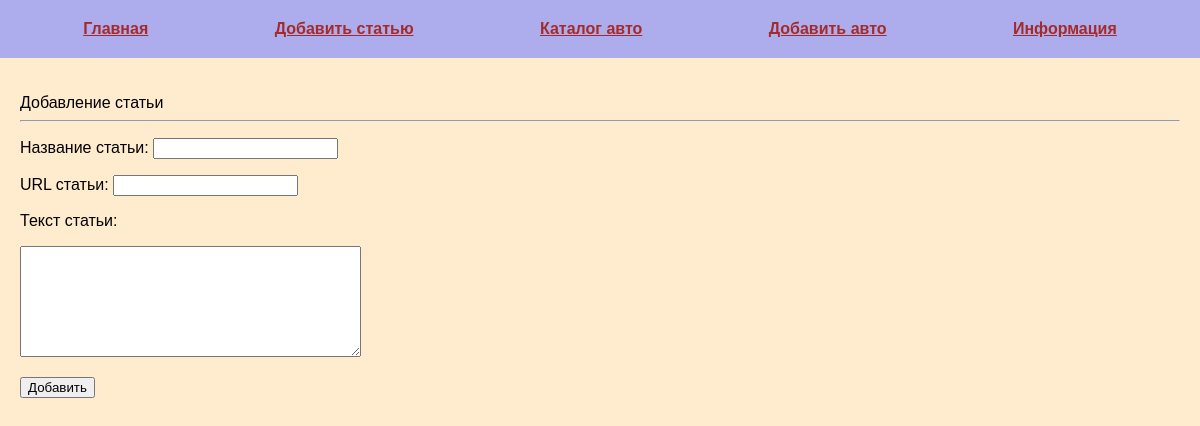
Page /add_post on the committed database.
### tables this page shows
CREATE TABLE mainmenu(
id INTEGER PRIMARY KEY AUTOINCREMENT,
title TEXT NOT NULL,
url TEXT NOT NULL
);

### run_sait.py (the view, shortened to what this page needs)
@app.route("/add_post", methods=["POST", "GET"])
def add_post():
    db = get_db()
    dbase = FDataBase(db)
    return render_template("add_post.html", menu=dbase.get_menu(), title="Добавление статьи")

### FDataBase.py (called while the page is built)
    def get_menu(self):
        sql = "SELECT * FROM mainmenu"
        try:
            self.__cur.execute(sql)
            res = self.__cur.fetchall()
            if res:
                return res
        except IOError:
            print("Ошибка чтения из БД")
        return []

### run_sait.py (called while the page is built)
def connect_db():
    con = sqlite3.connect(app.config['DATABASE'])
    con.row_factory = sqlite3.Row
    return con

def get_db():                       # возвращает активное соединение с БД
    if not hasattr(g, 'link_db'):   # link_db - переменная из g,стандартная запись- проверка на наличие аттрибутов
        g.link_db = connect_db()
    return g.link_db

### templates/add_post.html (shortened to what this page needs)
{% extends 'base.html' %}
{% block content %}
{{ super() }}
<hr>
<form action="{{url_for('add_post')}}" method="post" class="form-contact">
    <p>Название статьи: <input type="text" name="name" required></p>
    <p>URL статьи: <input type="text" name="url" required></p>
    <p>Текст статьи:</p>
    <p><textarea name="post" cols="40" rows="7"></textarea></p>
    <p><input type="submit" value="Добавить"></p>
</form>
{% endblock %}

### templates/base.html (shortened to what this page needs)
<!DOCTYPE html>
<html lang="en">
<head>
    <link rel="stylesheet"  href="{{ url_for('static', filename='css/style.css')}}">
</head>
<body>
{% block content %}
    <ul class="menu">
        {% for m in menu %}
        <li>
            <a href="{{ m.url }}">{{ m.title }}</a>
        </li>
        {% endfor %}
    </ul>
<div class="container">
    <div class="content">
        {{ title }}
    </div>
{% endblock %}
</div>
</body>
</html>

### static/css/style.css (style rules this page uses)
body { background: blanchedalmond; margin: 0; padding: 0; font-family: Verdana, Geneva, Tahoma, sans-serif; }
.menu { display: flex; justify-content: space-around; list-style: none; background: rgb(173, 173, 237); padding: 20px; margin-top: 0 }
.container { max-width: 1200px; margin: 0 auto; padding: 20px; box-sizing: border-box; }
.menu a { font-weight: bold; color: brown; }
ul { list-style: none; padding: 0; }

### rows in the picture
mainmenu: title "Главная"
mainmenu: title "Добавить статью"
mainmenu: title "Каталог авто"
mainmenu: title "Добавить авто"
mainmenu: title "Информация"

### other values in the picture
{{ title }} "Добавление статьи"
